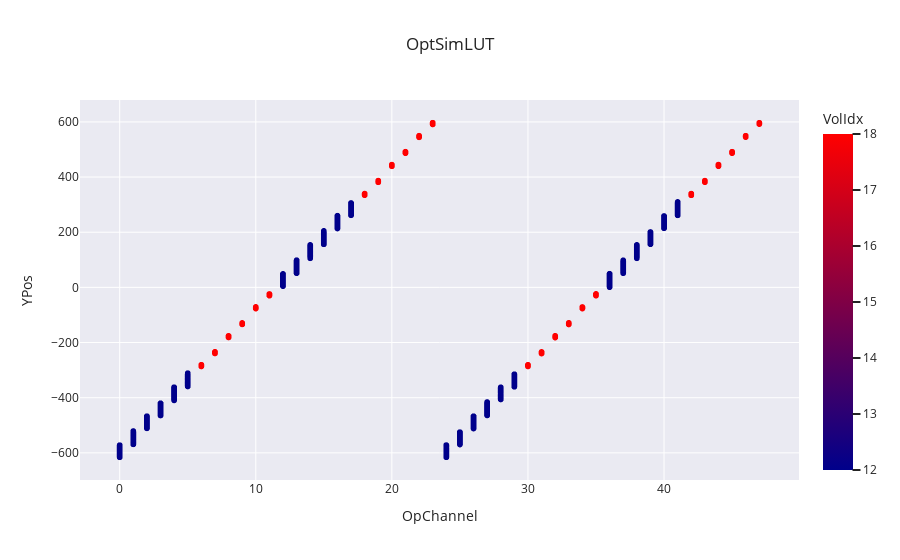

This figure's notebook cell:
### Code cell
import plotly.express as px
import numpy as np

fig = px.scatter(df,
                title='OptSimLUT',
                x='OpChannel',
                y='YPos',
                color='VolIdx',
                color_continuous_scale=['darkblue','red'],
                template='seaborn')
fig.update_layout(yaxis_type='linear', yaxis_title='YPos')
fig.show()

### Figure 1 — Plotly figure (JSON) as saved in the notebook; plotly's stock layout.template omitted (floating-point values rounded to 4 significant figures; data arrays with more than 128 entries replaced by an {"elided": "..."} marker saying what was removed)
{"data": [{"hovertemplate": "OpChannel=%{x}<br>YPos=%{y}<br>VolIdx=%{marker.color}<extra></extra>", "legendgroup": "", "marker": {"color": {"elided": "5353 int values"}, "coloraxis": "coloraxis", "symbol": "circle"}, "mode": "markers", "name": "", "showlegend": false, "type": "scattergl", "x": {"elided": "5353 int values"}, "xaxis": "x", "y": {"elided": "5353 float values"}, "yaxis": "y"}], "layout": {"coloraxis": {"colorbar": {"title": {"text": "VolIdx"}}, "colorscale": [[0, "darkblue"], [1, "red"]]}, "legend": {"tracegroupgap": 0}, "title": {"text": "OptSimLUT"}, "xaxis": {"anchor": "y", "domain": [0, 1], "title": {"text": "OpChannel"}}, "yaxis": {"anchor": "x", "domain": [0, 1], "title": {"text": "YPos"}, "type": "linear"}}}
